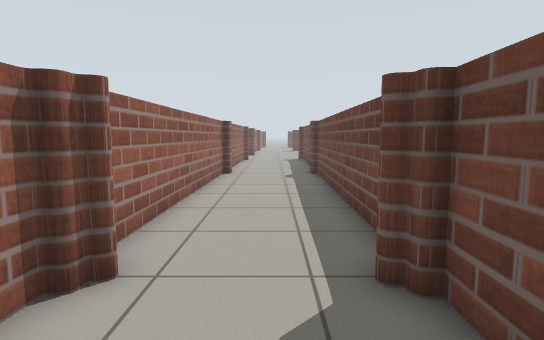
view 1 (above)

17 first-person views from a walk through a Gazebo world. The camera is 0.9 m above the floor, tilts 6° down and sees 80° across. The floor is counted in squares, 0.5 m on a side. Each view is taken from the middle of a square. On the plan, view 1 faces up. The plan holds only what a view shows up to about 17 squares ahead; the rest is blank. The place goes on beyond the plan. The robots in the file are not drawn. Gazebo's built-in surfaces are drawn with simple patterns. Some stock models are drawn as simple stand-ins. Surface patterns are stand-ins for the level's own textures.

view 2
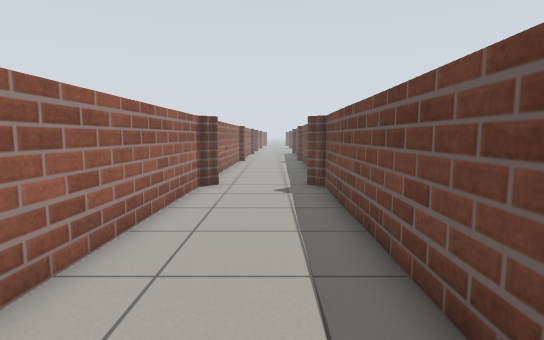

view 3
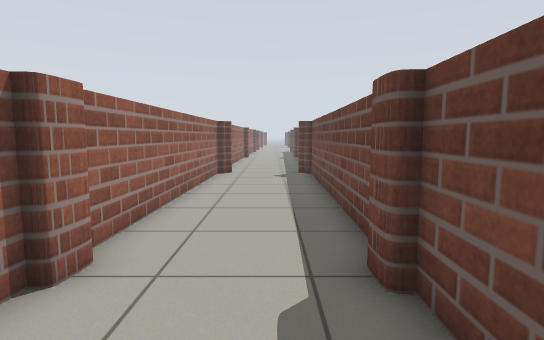

view 4
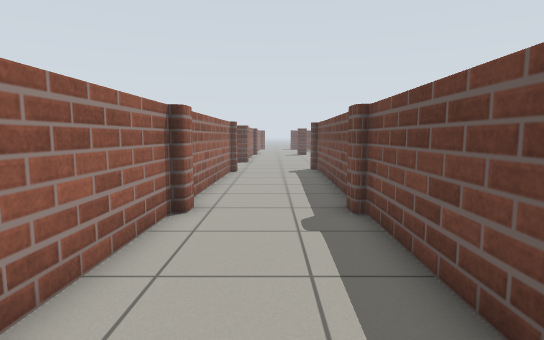

view 5
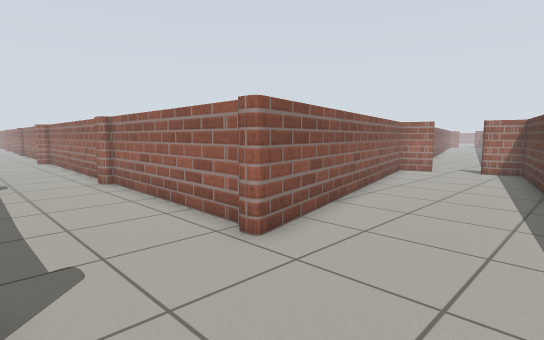

view 6
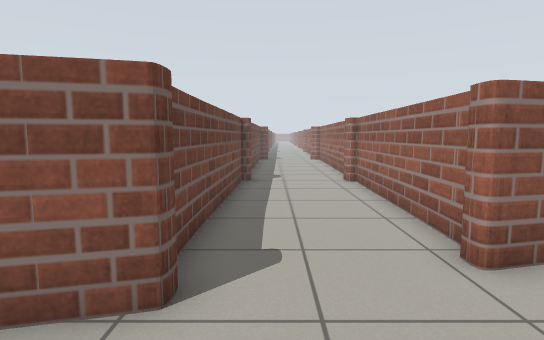

view 7
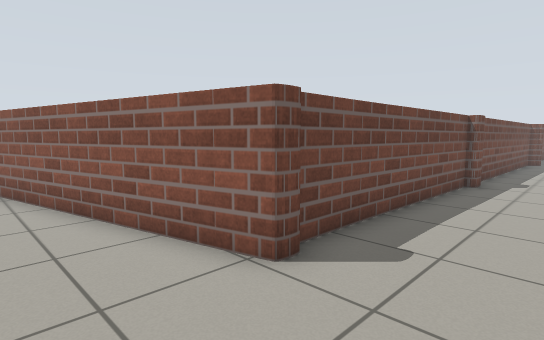

view 8
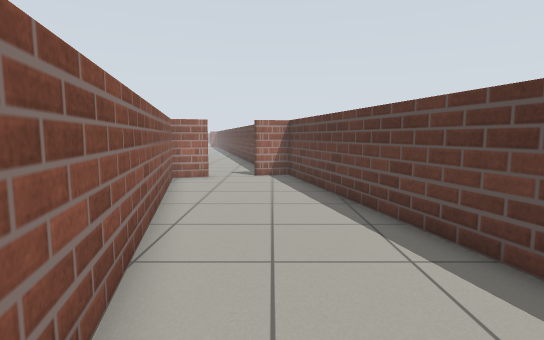

view 9
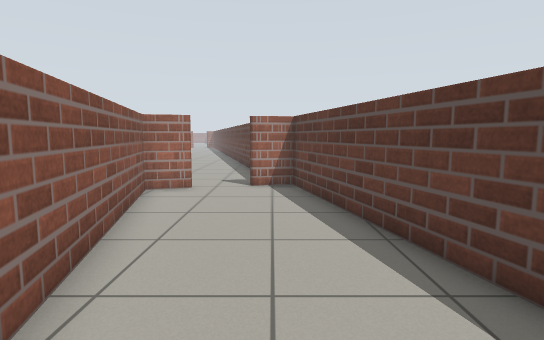

view 10
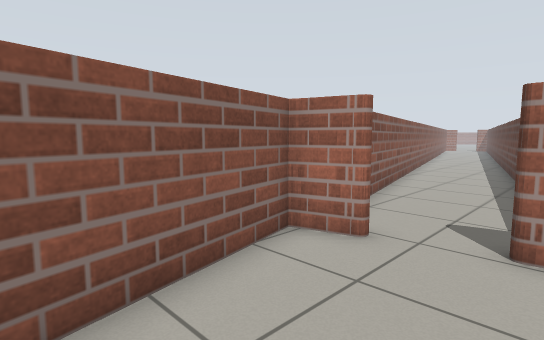

view 11
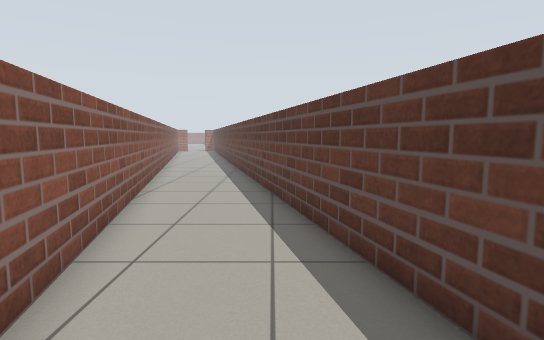

view 12
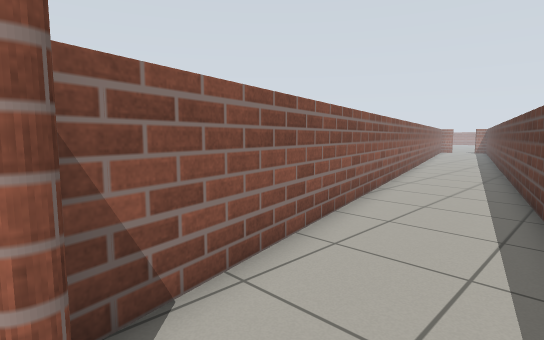

view 13
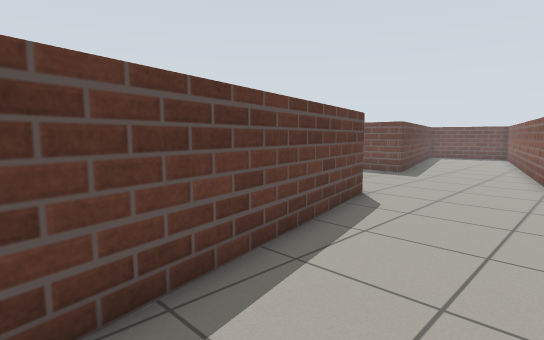

view 14
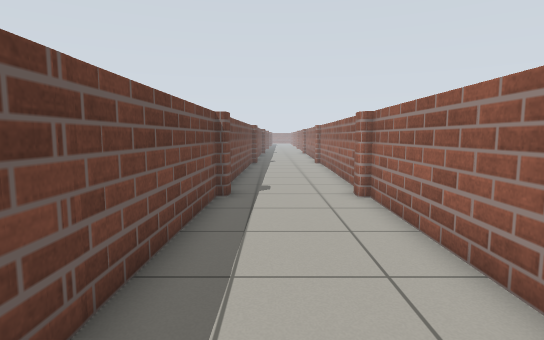

view 15
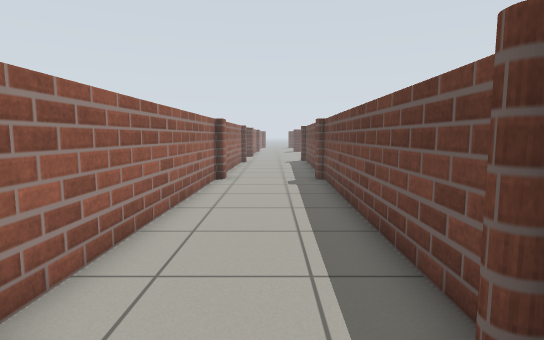

view 16
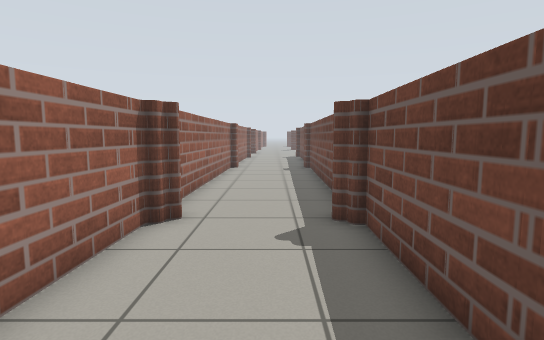

view 17
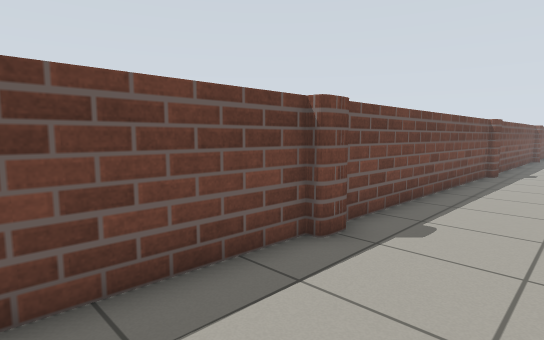

### Floor plan
Points are (right, up) in squares from view 1. A wall is a line through its corners. A room is listed if a view was taken in it or the views show most of it. See-through windows are left out.
Room 1 (views 1, 2, 3, 4, 5, 6, 7, 8, 9, 10, 12, 13, 14, 15, 16, 17)
walls: (-2.4, 15.5) (-2.6, 4.8); (-2, 16.2) (-2, 15.6); (1.9, 15.5) (1.9, 16); (2.2, 16.1) (2.4, 25.2); (1.9, 4.8) (2.2, 15.2); (-2, 4) (-2.3, 3.5); (-1.9, 4) (-2.6, 3.2) (-2.9, -7.5); (-1.9, 3.9) (-2.6, 3.3); (-1.9, 3.9) (-2.6, 3.4); (-2.2, 24.1) (-2.4, 16.2); (-2.2, 3.8) (-2.4, 3.3); (1.6, 3.4) (1.3, 3.9); (1.6, 3.4) (1.3, 3.8); (1.9, 3.5) (1.3, 3.8); (1.9, 3.4) (1.3, 3.8); (2.2, 25.8) (9.6, 27.6); (-4.8, 29.4) (-16.1, 26.7) (-15.7, 25.4); (-15.1, 23.2) (-14.7, 21.8); (-15.2, 23.2) (-14.6, 21.8) (-2, 24.8); (-15.8, 26.9) (-15.6, 25.3); (-2.5, -7.5) (-2.5, -8); (-2.5, -7.8) (-2.6, -8.3); (1.7, -7.5) (1.9, 3.3) (1.3, 3.8); (-2.9, -8.3) (-3, -12.5); (1.2, -8.2) (1.2, -7.7); (1.5, -12.5) (1.6, -8.4)
ways out: opening at (-15.5, 24.5) to room 2
Room 2 (view 11)
walls: (-17.1, 26) (-26.6, 23.6); (-26.5, 19.4) (-15.6, 22.1)
ways out: opening at (-15.5, 24.5) to room 1

Positions as (right, up) in squares from view 1, and headings:
1: (0, 0), facing up
2: (0, -8), facing up
3: (0, -12), facing up
4: (0, 8), facing up
5: (2, 29), facing down-left
6: (1, 29), facing down
7: (-1, 29), facing down-right
8: (-1, 26), facing left
9: (-4, 26), facing left
10: (-10, 26), facing down-left
11: (-15, 24), facing left
12: (-15, 25), facing down-left
13: (-11, 25), facing up-right
14: (0, 2), facing down
15: (0, 2), facing up
16: (0, -3), facing up
17: (-2, -3), facing down-right
